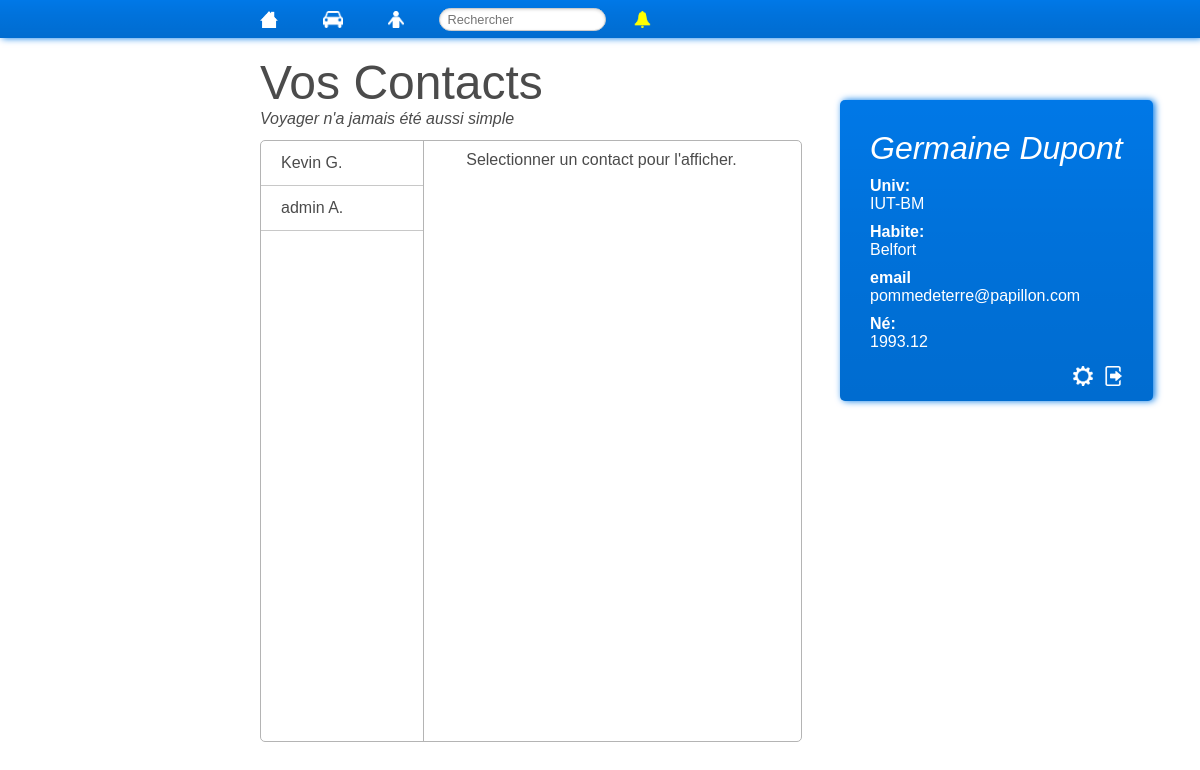
/carnet/index.php (signed in), run on the app's committed database.
### tables this page shows
CREATE TABLE IF NOT EXISTS `etudiant` (
  `id_etu` int(11) NOT NULL AUTO_INCREMENT,
  `mot_de_passe` varchar(65),
  `nom_etu` varchar(50),
  `prenom_etu` varchar(50),
  `mois_ne_etu` int(11) DEFAULT NULL,
  `annee_ne_etu` int(11) DEFAULT NULL,
  `id_ville` int(11) DEFAULT NULL,
  `id_camp` int(11) DEFAULT NULL,
  PRIMARY KEY (`id_etu`)
);

CREATE TABLE IF NOT EXISTS `coordonnee` (
  `id_coordonnee` int(11) NOT NULL AUTO_INCREMENT,
  `libelle_coordonnee` varchar(25) DEFAULT NULL,
  `information` varchar(100) DEFAULT NULL,
  `id_etu` int(11) DEFAULT NULL,
  PRIMARY KEY (`id_coordonnee`)
);

### lib/sql.php (called while the page is built, shortened)
<?php
function getPDO()
{
	try {
		$option = array (
			PDO::MYSQL_ATTR_INIT_COMMAND => "SET NAMES utf8",
			PDO::ATTR_ERRMODE => PDO::ERRMODE_EXCEPTION
		);
		$connec = new PDO("mysql:host=" . SERVER . ";dbname=" . BASE, LOGIN, PASSWORD, $option);
	} catch(Exception $e) {
		die($e->getMessage());
	}
	return $connec;
}
function getContact($id)
{
	$connec = getPDO();
	$requete = "SELECT e.id_etu, e.nom_etu, e.prenom_etu
				FROM etudiant e, carnet c
				WHERE c.id_etu = $id
				AND e.id_etu = c.id_etu_etudiant;";
	$tab = $connec->query($requete);
	$rep = array();
	while($line = $tab->fetch()){
		$rep[] = $line;
	}
	return $rep;
}
function infoetu($id){
    $connec = getPDO();
    $requete = "SELECT ca.libelle,v.nom_ville,e.annee_ne_etu,e.mois_ne_etu
				FROM etudiant e,campus ca,ville v,universite u
				WHERE e.id_etu = '$id'
				AND e.id_camp = ca.id_camp
				AND e.id_ville = v.id_ville
				AND ca.id_univ = u.id_univ;";
    $tab = $connec->query($requete);
    $info = $tab->fetch();
	return $info;
}
function getCoordonee($id){
    $connec = getPDO();
    $requete = "SELECT co.libelle_coordonnee,co.information
				FROM coordonnee co
				WHERE co.id_etu = '$id'";
    $tab = $connec->query($requete);
    $tableau = Array();
    $tableau[] = $tab->rowCount();
    while( $info = $tab->fetch())
    {
        $tableau[] = $info[0];
        $tableau[] = $info[1];
    }
    return $tableau;
}
?>

### lib/bibli.php (called while the page is built, shortened)
<?php
function contractNom($nom, $prenom)
{
    return $prenom." ".strtoupper($nom[0]).".";
}
?>

### carnet/index.php (the view, shortened to what this page needs)
<?php
    require_once '../lib/html.php';
    require_once '../lib/sql.php';
    require_once '../lib/bibli.php';
?>
<!DOCTYPE html>
<html>
	<head>
		<link rel='stylesheet' type='text/css' href='../css/inside.css' />
	</head>
    <body>
        <div id="titre">
            <h1>Vos Contacts</h1>
            <span>Voyager n'a jamais été aussi simple</span>
        </div>
        <div id="carnet">
            <div id="contact">
                <span class="label">Selectionner un contact pour l'afficher.</span>
            </div>
            <div>
                <?php
                $contact = getContact($_SESSION["user_id"]);
                foreach($contact as $key => $value)
                {
                    print("<a href=\"#\" onclick=\"getInfoContact(".$value[0].")\">".contractNom($value[1], $value[2])."</a>\n");
                }
                ?>
            </div>
        </div>
        <?php nav(); ?>
        <?php boxuser(getNom($_SESSION["user_id"]),$_SESSION["user_id"]) ?>
    </body>
</html>

### lib/html.php (shortened to what this page needs)
<?php
function boxuser($nom, $id){
	echo "<div id='perso'><h2>". $nom . "</h2>";
    printInfoContact($id);
	echo "<div class='option'><a href='../profil/index.php' title='Parametres' ><img src='../img/param.png' alt='Parametres' /></a><a href='../deco.php' title='Déconnection'><img src='../img/out.png' alt='Déconnection' /></a></div></div>\n";
}
function printInfoContact($id){
    $infos = infoetu($id);
    $coordonnee = getCoordonee($id);
    echo "<span class='label'>Univ:</span>";
    echo "<span class='carac'>".$infos[0]."</span>";
    echo "<span class='label'>Habite:</span>";
    echo "<span class='carac'>".$infos[1]."</span>";
    for($i=1;$i<$coordonnee[0]*2;$i=$i+2){
        echo "<span class='label'>".$coordonnee[$i]."</span>";
        echo "<span class='carac'>".$coordonnee[$i+1]."</span>";
    }
    echo "<span class='label'>Né:</span>";
    echo "<span class='carac'>".$infos[2].".".$infos[3]."</span>";
}
function nav(){
	?>
	<div id='nav'>
		<a href='../home' title="Home">
			<img src="../img/home.png" alt="Home" />
		</a>
		<a href='../voyage' title="Voyages">
			<img src="../img/car.png" alt="Voyage" />
		</a>
		<a href='../carnet' title="Carnet d'adresse">
			<img src="../img/buddy.png" alt="Carnet" />
		</a>
		<form action="../rechercher">
			<input type="text" placeholder="Rechercher" name="r" id="echercher" />
		</form>
		<a href='#' onclick="pop('Notifications')" title="Notifications" />
			<img src="../img/bell.gif" alt="Notifications" />
	</div>
	<?php
}
?>

### css/inside.css (style rules this page uses)
body,html { margin:0; padding:0; }
body { color: rgb(75, 75, 75); font-family: "proxima-nova", sans-serif; overflow-x:hidden }
a { color: rgb(75, 75, 75); transition: color 0.7s; }
div#nav { width:100%; color: white; text-align:left; background-color: rgb(0, 120, 231); box-shadow: 2px 0px 7px rgb(0, 120, 231); background-image: linear-gradient(transparent, rgba(0, 0, 0, 0.05) 40%, rgba(0, 0, 0, 0.1)); transition: box-shadow 0.7s; position:fixed; top:0px; left:0px; }
div#nav a { color: white; text-decoration:none; display:inline-block; padding: 10px 20px; transition: background-color 0.7s; }
div#nav form { display:inline-block; margin-left: 10px; }
div#nav form input { padding: .25em .6em; display: inline-block; border: 1px solid #ccc; font-size: .8em; box-shadow: inset 0 1px 3px #ddd; border-radius: 20px; width: 150px; transition: width 0.7s; }
div#nav a:first-of-type { margin-left:20%; }
div#nav img { height: 17px; vertical-align: bottom; }
div#titre { margin:55px 20%; position:absolute; padding-left:20px; }
div#titre h1 { font-family: "omnes-pro", sans-serif; font-size: 3em; font-weight: 300; padding:0; margin: 0; border:0; }
div#titre span { font-style:italic; }
div#perso { color: white; text-align:left; background-color: rgb(0, 120, 231); box-shadow: 2px 0px 7px rgb(0, 120, 231); border-radius: 5px 5px 5px 5px; background-image: linear-gradient(transparent, rgba(0, 0, 0, 0.05) 40%, rgba(0, 0, 0, 0.1)); position:fixed; left: 70%; top: 100px; padding:30px; padding-bottom:15px; max-width:450px; overflow:auto; }
div#perso h2 { font-family: "omnes-pro", sans-serif; font-size: 2em; font-style:italic; font-weight: 300; padding:0; margin: 0; border:0; }
div#perso a { color:white; }
div#perso span.label { display:block; margin-top:10px; font-weight:bold; }
div#perso span.carac { display:block; margin-bottom:10px; }
div#perso div.option { text-align:right; font-size: 0.8em; margin-top:15px; }
div#perso img { height: 20px; vertical-align: bottom; margin-left: 10px; }
div#carnet { position:absolute; top: 120px; left: 20%; border:solid 1px rgb(180, 180, 180); margin:20px; width: 45%; height:75%; border-radius: 5px 5px 5px 5px; }
div#carnet div { margin:0; }
div#carnet>div:first-of-type { float: right; width:62%; padding-left:7%; }
div#carnet>div:last-of-type { width: 30%; height:100%; border-right:solid 1px rgb(180, 180, 180); overflow:auto; }
div#carnet>div:last-of-type a { display:block; text-decoration:none; border-bottom:solid 1px rgb(200, 200, 200); padding:13px; padding-left:20px; }
div#carnet>div:last-of-type a:last-of-type { margin:0; margin-bottom:50px; }
div#carnet>div:first-of-type span.label { display: block; margin-top: 10px; font-weight: bold; font-family: "omnes-pro", sans-serif; font-size: 1em; font-weight: 300; padding: 0; border: 0; }

### data on the page
etudiant: contractNom($value[1], $value[2]) "Kevin G."
etudiant: contractNom($value[1], $value[2]) "admin A."
coordonnee: libelle_coordonnee "email", information "pommedeterre@papillon.com"

### other printed values
$nom "Germaine Dupont"
$infos[0] "IUT-BM"
$infos[1] "Belfort"
$infos[2] "1993"
$infos[3] "12"
